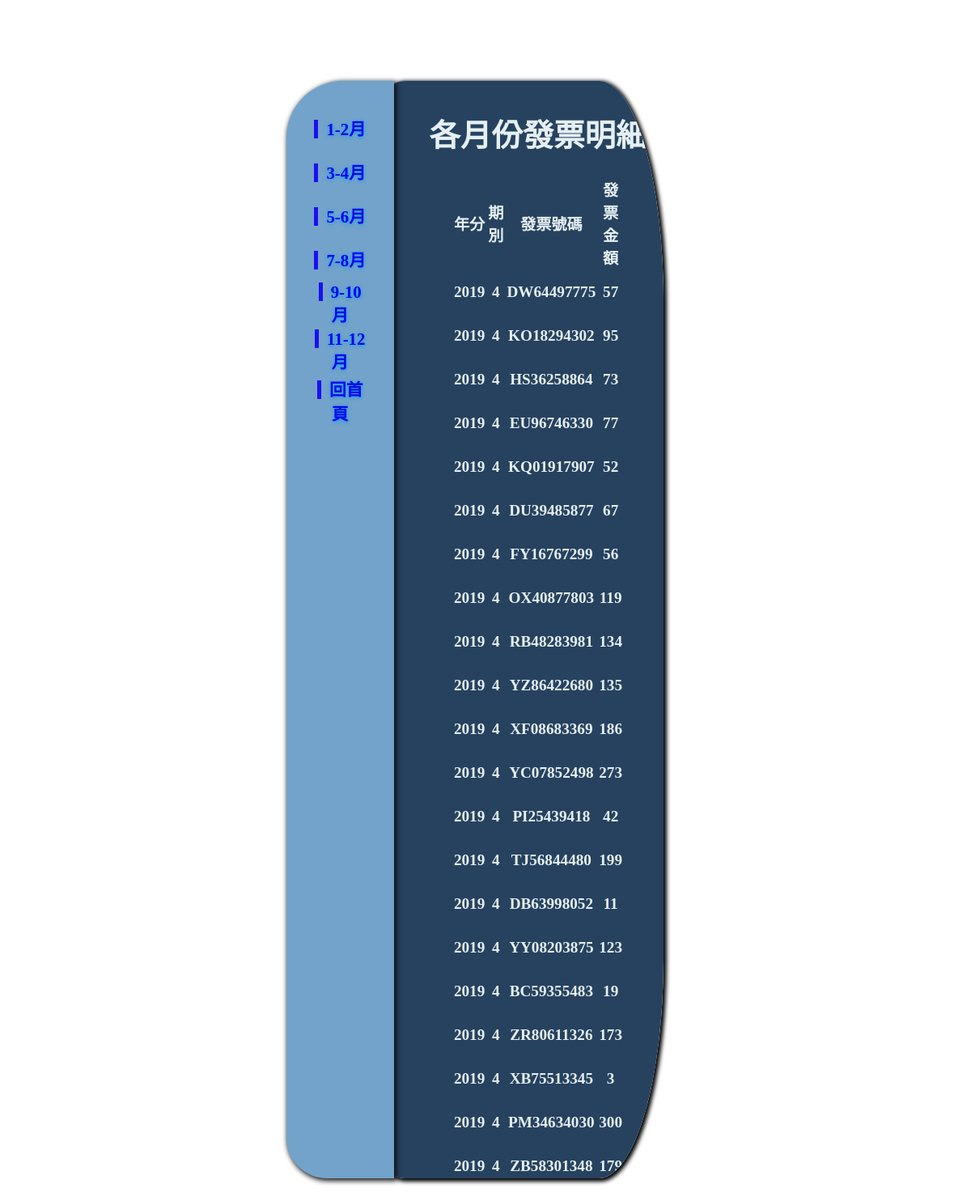
Page /num.php?id=4 on the committed database.
### tables this page shows
CREATE TABLE `invo` (
  `id` int(5) UNSIGNED NOT NULL,
  `year` int(2) NOT NULL,
  `mon` int(2) NOT NULL,
  `num` varchar(10) NOT NULL,
  `money` int(5) NOT NULL
);

### num.php (the view, shortened to what this page needs)
<!DOCTYPE html>
<html lang="en">
<head>
    <link rel="stylesheet" href="./css/style.css">
</head>
<body>
<div id="bg">
<div class="A">
<table>
        <tr>
             <td><a href="num.php?id=1">1-2月</a></td>
        </tr>
        <tr>
            <td><a href="num.php?id=2">3-4月 </a></td>
        </tr>
        <tr>
            <td><a href="num.php?id=3">5-6月</a></td>
        </tr>
        <tr>
            <td><a href="num.php?id=4">7-8月</a></td>
        </tr>
        <tr>
            <td> <a href="num.php?id=5">9-10月</a></td>
        </tr>
        <tr>
            <td><a href="num.php?id=6">11-12月</a></td>
        </tr>
        <tr>
            <td><a href="index.php?">回首頁</a></td>
        </tr>
    </table>
    </div>
    <div class="B">
    <h1>各月份發票明細</h1>
<?php
if(!empty($_GET['id'])){
    $id=$_GET['id'];
$dsn="mysql:host=localhost;charset=utf8;dbname=invoice";
$pdo=new PDO($dsn,'root','0970431566');
$sql="select * from invo where mon='$id'";
$rows=$pdo->query($sql)->fetchAll();
?>
<table>
    <tr>
        <td>年分</td>
        <td>期別</td>
        <td>發票號碼</td>
        <td>發票金額</td>
    </tr>
<?php foreach($rows AS $rec){
        ?>
    <tr>
        <td><?=$rec['year'];?></td>
        <td><?=$rec['mon'];?></td>
        <td><?=$rec['num'];?></td>
        <td><?=$rec['money'];?></td>
    </tr>
    <?php
    }
}
?>
</div>
</div>
</body>
</html>

### css/style.css (style rules this page uses)
#bg { width:45%; height:60vh; background:white; margin:0 auto; margin-top:100px; }
.A { width:25%; height:60vh; background:rgb(115, 163, 202); position:relative; left:20px; font-size:1.3rem; box-sizing:border-box; box-shadow:2px 2px 6px 1px rgb(15, 15, 15); border-radius: 70px 0px 0px 50px; Z-index:1; padding:30px 10px 10px 10px; text-shadow:0px 1px 5px #049df5; }
.B { width:75%; height:60vh; background:rgb(38, 66, 95); margin:0 auto; position:relative;top:-100%; left:20px; padding:10px; box-sizing:border-box; color:#E6EFF3; border-radius: 20%; box-shadow:2px 2px 5px 2px black; padding:10px 10px 10px 100px; overflow:auto; }
table { width:70%; margin:auto; }
td { height:50px; text-align:center; }
body { text-align:center; font-size:1.5rem; width:100% fixed; font-family:"微軟正黑體"; font-weight:bolder; }
a { text-decoration:none; }
td a { border-left:5px solid rgba(18, 2, 247, 0.904); padding-left:10px; }

### num.php (style rules this page uses)
body { font-size:1.2em; }

### rows in the picture
invo: year "2019", mon "4", num "DW64497775", money "57"
invo: year "2019", mon "4", num "KO18294302", money "95"
invo: year "2019", mon "4", num "HS36258864", money "73"
invo: year "2019", mon "4", num "EU96746330", money "77"
invo: year "2019", mon "4", num "KQ01917907", money "52"
invo: year "2019", mon "4", num "DU39485877", money "67"
invo: year "2019", mon "4", num "FY16767299", money "56"
invo: year "2019", mon "4", num "OX40877803", money "119"
invo: year "2019", mon "4", num "RB48283981", money "134"
invo: year "2019", mon "4", num "YZ86422680", money "135"
invo: year "2019", mon "4", num "XF08683369", money "186"
invo: year "2019", mon "4", num "YC07852498", money "273"
invo: year "2019", mon "4", num "PI25439418", money "42"
invo: year "2019", mon "4", num "TJ56844480", money "199"
invo: year "2019", mon "4", num "DB63998052", money "11"
invo: year "2019", mon "4", num "YY08203875", money "123"
invo: year "2019", mon "4", num "BC59355483", money "19"
invo: year "2019", mon "4", num "ZR80611326", money "173"
invo: year "2019", mon "4", num "XB75513345", money "3"
invo: year "2019", mon "4", num "PM34634030", money "300"
invo: year "2019", mon "4", num "ZB58301348", money "179"
